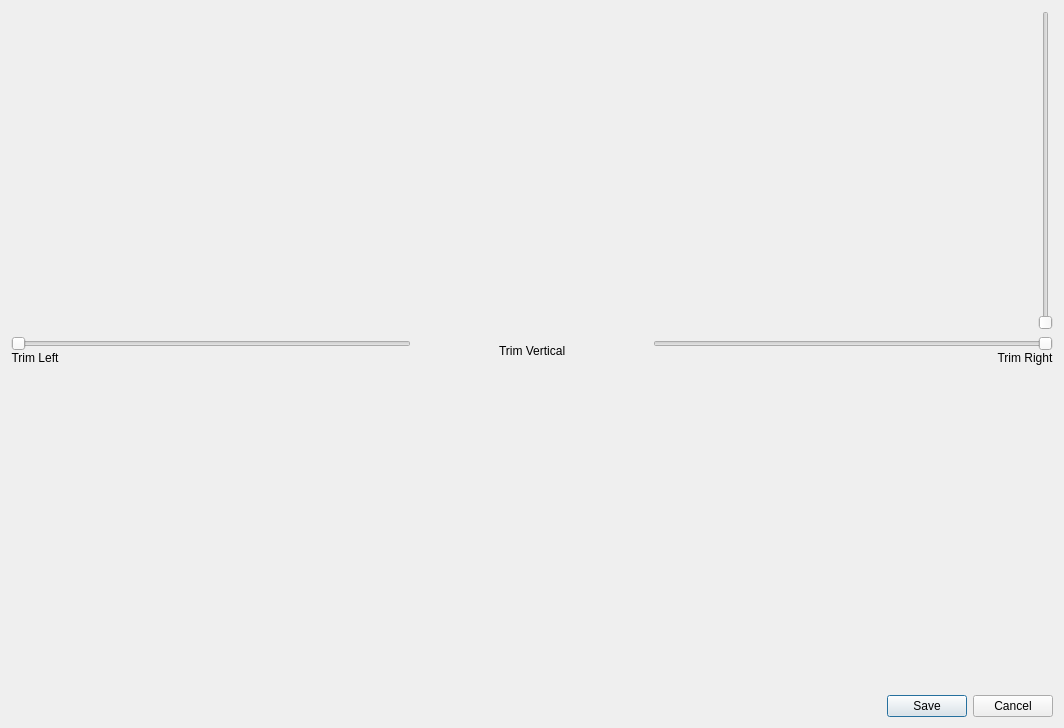
<?xml version="1.0" encoding="UTF-8"?>
<ui version="4.0">
 <class>Dialog</class>
 <widget class="QDialog" name="Dialog">
  <property name="geometry">
   <rect>
    <x>0</x>
    <y>0</y>
    <width>1064</width>
    <height>728</height>
   </rect>
  </property>
  <property name="windowTitle">
   <string>Dialog</string>
  </property>
  <property name="modal">
   <bool>true</bool>
  </property>
  <layout class="QVBoxLayout" name="verticalLayout">
   <item>
    <layout class="QHBoxLayout" name="horizontalLayout_30">
     <item>
      <widget class="MplWidget" name="plotWidgetTrims" native="true">
       <property name="sizePolicy">
        <sizepolicy hsizetype="Expanding" vsizetype="Expanding">
         <horstretch>0</horstretch>
         <verstretch>0</verstretch>
        </sizepolicy>
       </property>
       <property name="minimumSize">
        <size>
         <width>700</width>
         <height>300</height>
        </size>
       </property>
      </widget>
     </item>
     <item>
      <widget class="QSlider" name="verticalSliderTrimV">
       <property name="orientation">
        <enum>Qt::Vertical</enum>
       </property>
       <property name="invertedAppearance">
        <bool>false</bool>
       </property>
       <property name="tickPosition">
        <enum>QSlider::NoTicks</enum>
       </property>
       <property name="tickInterval">
        <number>0</number>
       </property>
      </widget>
     </item>
    </layout>
   </item>
   <item>
    <layout class="QHBoxLayout" name="horizontalLayout">
     <item>
      <layout class="QVBoxLayout" name="verticalLayout_9">
       <property name="spacing">
        <number>0</number>
       </property>
       <item>
        <widget class="QSlider" name="horizontalSliderTrimL">
         <property name="minimumSize">
          <size>
           <width>400</width>
           <height>0</height>
          </size>
         </property>
         <property name="orientation">
          <enum>Qt::Horizontal</enum>
         </property>
        </widget>
       </item>
       <item alignment="Qt::AlignLeft">
        <widget class="QLabel" name="labelTrimL">
         <property name="text">
          <string>Trim Left</string>
         </property>
         <property name="alignment">
          <set>Qt::AlignCenter</set>
         </property>
        </widget>
       </item>
      </layout>
     </item>
     <item>
      <spacer name="horizontalSpacer_4">
       <property name="orientation">
        <enum>Qt::Horizontal</enum>
       </property>
       <property name="sizeHint" stdset="0">
        <size>
         <width>13</width>
         <height>13</height>
        </size>
       </property>
      </spacer>
     </item>
     <item>
      <widget class="QLabel" name="labelTrimV">
       <property name="text">
        <string>Trim Vertical</string>
       </property>
      </widget>
     </item>
     <item>
      <spacer name="horizontalSpacer_5">
       <property name="orientation">
        <enum>Qt::Horizontal</enum>
       </property>
       <property name="sizeHint" stdset="0">
        <size>
         <width>13</width>
         <height>13</height>
        </size>
       </property>
      </spacer>
     </item>
     <item>
      <layout class="QVBoxLayout" name="verticalLayout_10">
       <property name="spacing">
        <number>0</number>
       </property>
       <item>
        <widget class="QSlider" name="horizontalSliderTrimR">
         <property name="minimumSize">
          <size>
           <width>400</width>
           <height>0</height>
          </size>
         </property>
         <property name="orientation">
          <enum>Qt::Horizontal</enum>
         </property>
         <property name="invertedAppearance">
          <bool>true</bool>
         </property>
         <property name="invertedControls">
          <bool>false</bool>
         </property>
        </widget>
       </item>
       <item alignment="Qt::AlignRight">
        <widget class="QLabel" name="labelTrimR">
         <property name="sizePolicy">
          <sizepolicy hsizetype="Preferred" vsizetype="Preferred">
           <horstretch>0</horstretch>
           <verstretch>0</verstretch>
          </sizepolicy>
         </property>
         <property name="text">
          <string>Trim Right</string>
         </property>
         <property name="alignment">
          <set>Qt::AlignCenter</set>
         </property>
        </widget>
       </item>
      </layout>
     </item>
    </layout>
   </item>
   <item>
    <widget class="MplWidget" name="plotWidgetTrimsPreview" native="true">
     <property name="sizePolicy">
      <sizepolicy hsizetype="Expanding" vsizetype="Expanding">
       <horstretch>0</horstretch>
       <verstretch>0</verstretch>
      </sizepolicy>
     </property>
     <property name="minimumSize">
      <size>
       <width>700</width>
       <height>300</height>
      </size>
     </property>
    </widget>
   </item>
   <item>
    <widget class="QDialogButtonBox" name="buttonBox">
     <property name="orientation">
      <enum>Qt::Horizontal</enum>
     </property>
     <property name="standardButtons">
      <set>QDialogButtonBox::Cancel|QDialogButtonBox::Save</set>
     </property>
    </widget>
   </item>
  </layout>
 </widget>
 <customwidgets>
  <customwidget>
   <class>MplWidget</class>
   <extends>QWidget</extends>
   <header>accupatt/windows/widgets/mplwidget.h</header>
   <container>1</container>
  </customwidget>
 </customwidgets>
 <resources/>
 <connections>
  <connection>
   <sender>buttonBox</sender>
   <signal>accepted()</signal>
   <receiver>Dialog</receiver>
   <slot>accept()</slot>
   <hints>
    <hint type="sourcelabel">
     <x>248</x>
     <y>254</y>
    </hint>
    <hint type="destinationlabel">
     <x>157</x>
     <y>274</y>
    </hint>
   </hints>
  </connection>
  <connection>
   <sender>buttonBox</sender>
   <signal>rejected()</signal>
   <receiver>Dialog</receiver>
   <slot>reject()</slot>
   <hints>
    <hint type="sourcelabel">
     <x>316</x>
     <y>260</y>
    </hint>
    <hint type="destinationlabel">
     <x>286</x>
     <y>274</y>
    </hint>
   </hints>
  </connection>
 </connections>
</ui>
